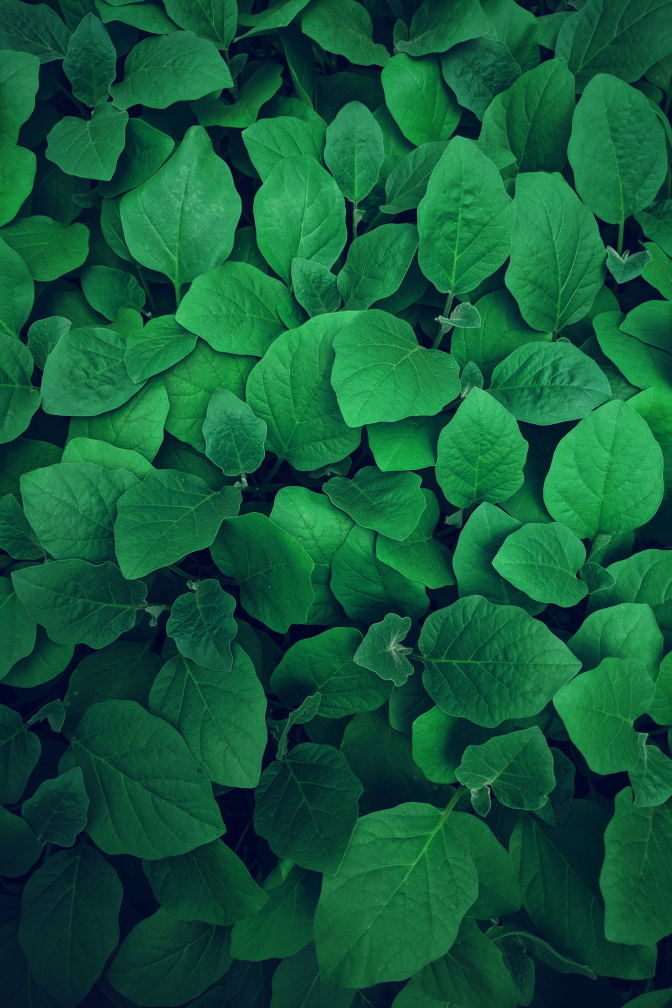
#> input picture image_1.jpg, 2688 x 4032 px (shown at 1/4 size)
$ jupyter execute colormodel-checkpoint.ipynb   (shell and % lines are left out)
#> lines starting #> are read from the running program, lines starting #| are printed output that depends on the picture
[cell 1]
from sklearn.cluster import KMeans
import matplotlib.pyplot as plt
import numpy as np
import cv2
from collections import Counter
from skimage.color import rgb2lab, deltaE_cie76
import os

[cell 2]
def RGB2HEX(color):
    return "#{:02x}{:02x}{:02x}".format(int(color[0]), int(color[1]), int(color[2]))

[cell 3]
def get_image(image_path):
#> called with image_path = 'image_1.jpg'
    image = cv2.imread(image_path)
#> image is the input picture: shape (4032, 2688, 3); mean B, G, R 57.6, 90.3, 17.6
    image = cv2.cvtColor(image, cv2.COLOR_BGR2RGB)
    return image

[cell 4]
def get_colors(image, number_of_colors):

#> called with number_of_colors = 8
    modified_image = cv2.resize(image, (600, 400), interpolation = cv2.INTER_AREA)
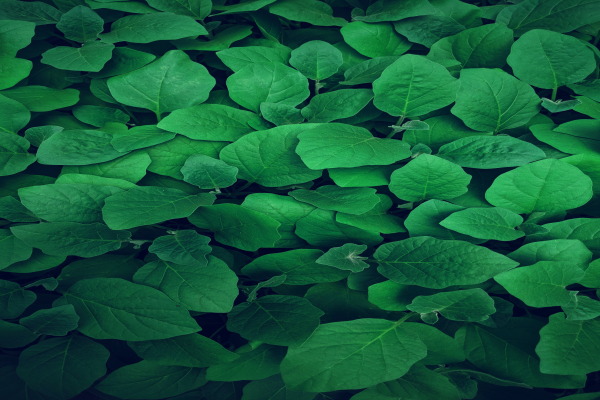
#> modified_image: shape (400, 600, 3); mean R, G, B 17.6, 90.3, 57.6
    modified_image = modified_image.reshape(modified_image.shape[0]*modified_image.shape[1], 3)

    clf = KMeans(n_clusters = number_of_colors)
    labels = clf.fit_predict(modified_image)

    counts = Counter(labels)
#> counts = {3: 35211, 5: 32537, 1: 33930, 4: 25876, 7: 32674, 0: 36403, 2: 26260, 6: 17109}
    # sort to ensure correct color percentage
    counts = dict(sorted(counts.items()))
#> counts = {0: 36403, 1: 33930, 2: 26260, 3: 35211, 4: 25876, 5: 32537, 6: 17109, 7: 32674}

    center_colors = clf.cluster_centers_
    # We get ordered colors by iterating through the keys
    ordered_colors = [center_colors[i] for i in counts.keys()]
#> ordered_colors = [[18.33, 106.4, 58.94], [5.79, 42.72, 42.82], [34.01, 145.1, 78.22], [12.92, 85.68, 52.78], [2.71, 19.95, 37.88], [8.98, 64.56, 47.16], [48.03, 164.5, 93.97], [25.58, 125, 67.26]]
    hex_colors = [RGB2HEX(ordered_colors[i]) for i in counts.keys()]
#> hex_colors = ['#126a3a', '#052a2a', '#22914e', '#0c5534', '#021325', '#08402f', '#30a45d', '#197d43']

    print("The HEX CODES for 8 dominant colors are : "+str(hex_colors))
#| The HEX CODES for 8 dominant colors are : ['#126a3a', '#052a2a', '#22914e', '#0c5534', '#021325', '#08402f', '#30a45d', '#197d43']


$ run again, with sample_image.jpg copied over image_1.jpg
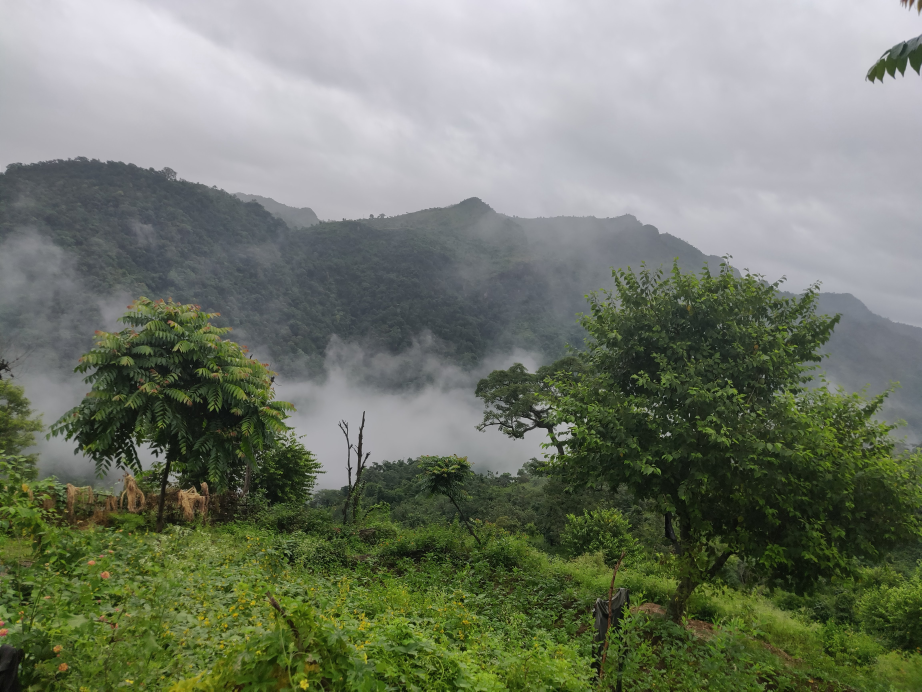
#> input picture sample_image.jpg, 4608 x 3456 px (shown at 1/5 size)
#> in get_image, image is the input picture: shape (3456, 4608, 3); mean B, G, R 107.4, 123.1, 115.9
#> in get_colors, `modified_image = cv2.resize(image, (600, 400), interpolation = cv2.INT..`:
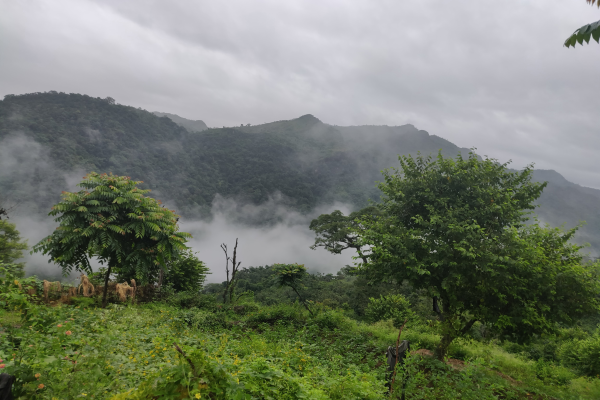
#> modified_image: shape (400, 600, 3); mean R, G, B 115.9, 123.1, 107.4
#> in get_colors, `counts = Counter(labels)`: counts = {6: 27917, 1: 32339, 7: 21793, 3: 23862, 0: 29665, 4: 43337, 5: 24705, 2: 36382}
#> in get_colors, `counts = dict(sorted(counts.items()))`: counts = {0: 29665, 1: 32339, 2: 36382, 3: 23862, 4: 43337, 5: 24705, 6: 27917, 7: 21793}
#> ordered_colors = [[83.79, 90.71, 91.69], [193.2, 193.3, 200.5], [34.3, 43.48, 23.47], [119.9, 124.8, 122.8], [64.88, 79.94, 36.33], [101.2, 118.3, 49.68], [211.6, 211.2, 218.8], [173.1, 174, 179.8]]
#> hex_colors = ['#535a5b', '#c1c1c8', '#222b17', '#777c7a', '#404f24', '#657631', '#d3d3da', '#adadb3']
#| The HEX CODES for 8 dominant colors are : ['#535a5b', '#c1c1c8', '#222b17', '#777c7a', '#404f24', '#657631', '#d3d3da', '#adadb3']
